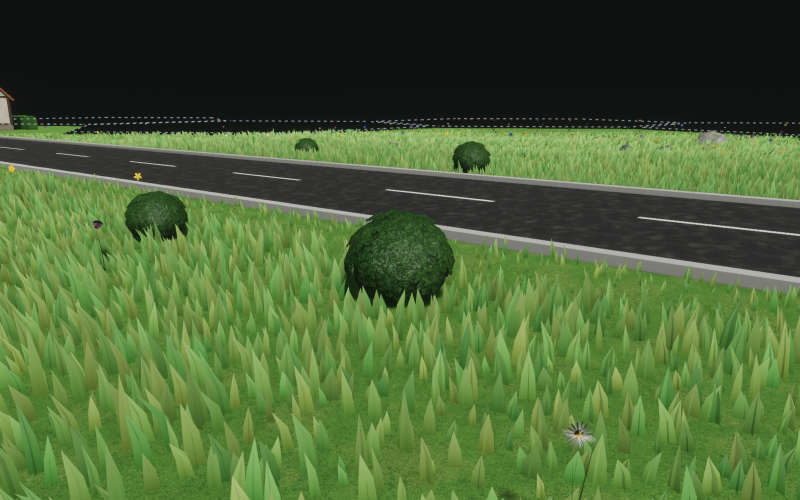
#> input picture docs/checkpoints/bush_verge/verge-sun.jpg, 1600 x 1000 px, given in place of ref-1.jpg, which was not available (shown at 1/2 size)
$ python sheet.py
#> lines starting #> are read from the running program, lines starting #| are printed output that depends on the picture; pictures that were not available may be replaced by others from this repository, and a replacement may not be noted
"""Review sheet for bush_verge (refs approved 2026-10-13, road_straight ref-1: "grass verges with tufts and
small bushes"): the approved reference, textured headless EEVEE stills (still.py) beside shrub_forest and
a 1.7 m figure, kit-scenario shots (`--tilt off`) from verge-kit.json on road tile (0, 0) (kit_scene
VERGE_BUSHES), and play-scenario shots (`--tilt off`) from verge-play.json taken with
docs/checkpoints/bush_verge/integration.patch applied (the verge scatter rule on the road tiles). Writes
docs/checkpoints/bush_verge/sheet.jpg.
Run from the repo root after run.sh: python3 docs/checkpoints/bush_verge/sheet.py"""
import pathlib

from PIL import Image, ImageDraw

ROOT = pathlib.Path(__file__).resolve().parents[3]
DOCS = ROOT / "docs/checkpoints/bush_verge"
CELLS = [
    (ROOT / "assets-source/refs/road_straight/ref-1.jpg", "ref-1 (approved): small dark round bushes on the verges"),
    (DOCS / "verge-lineup.jpg", "EEVEE: shrub_forest (2.06 m wide, 1.33 m), bush_verge (1.19 m, 0.88 m), "
                                "1.7 m figure, by a kerb"),
    (DOCS / "bush_verge-eevee-three_quarter.jpg", "bush_verge, three-quarter (EEVEE)"),
    (DOCS / "bush_verge-eevee-low_side.jpg", "bush_verge, low side: leaves to the grass, no stems (EEVEE)"),
    (DOCS / "verge-kit-scale.jpg", "KIT, tilt off: road tile (0, 0), three bush_verge, shrub_forest (centre) and a "
                                   "sedan on the lane"),
    (DOCS / "verge-kit-eye.jpg", "KIT, eye level 1.7 m: bush_verge (front) beside shrub_forest, sedan behind"),
    (DOCS / "verge-play.jpg", "PLAY, patch applied, tilt off: road_straight at play distance, 4 bushes "
                              "a tile on the verges"),
    (DOCS / "verge-car.jpg", "PLAY: straight and bend verges with a van on the road for scale"),
    (DOCS / "verge-sun.jpg", "PLAY: close up, sun side (about 6 m), beyond the kerb in the mown verge grass"),
    (DOCS / "verge-shade.jpg", "PLAY: close up, shade side, toward the sun (about 6 m)"),
    (DOCS / "verge-eye.jpg", "PLAY, walk mode, eye level 1.7 m along the south verge"),
]
W, H, PAD, LABEL = 800, 500, 12, 28
cols, rows = 2, (len(CELLS) + 1) // 2
sheet = Image.new("RGB", (cols * (W + PAD) + PAD, rows * (H + LABEL + PAD) + PAD), (30, 30, 30))
#> sheet: PIL image 1636x3252 RGB; every value is 30
draw = ImageDraw.Draw(sheet)
for i, (path, label) in enumerate(CELLS):
    img = Image.open(path).convert("RGB")
#> img is the input picture: PIL image 1600x1000 RGB; mean R, G, B 74.9, 98.6, 53.4
    img.thumbnail((W, H))
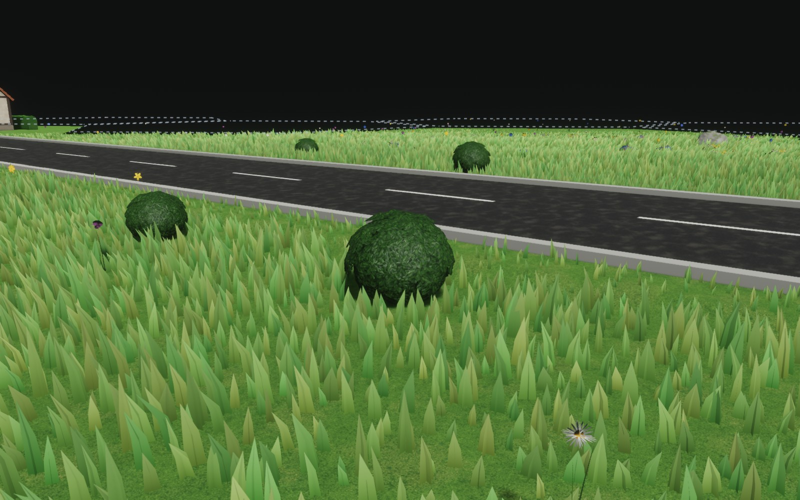
#> img: PIL image 800x500 RGB; mean R, G, B 74.9, 98.6, 53.4
    x = PAD + (i % cols) * (W + PAD)
    y = PAD + (i // cols) * (H + LABEL + PAD)
    sheet.paste(img, (x + (W - img.width) // 2, y + LABEL + (H - img.height) // 2))
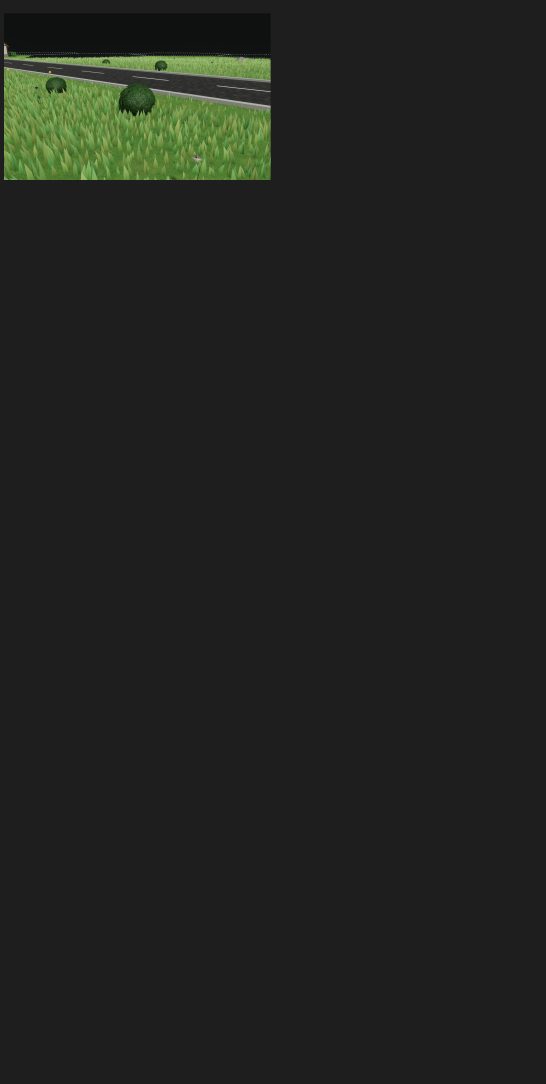
#> sheet: PIL image 1636x3252 RGB (shown at 1/3 size); mean R, G, B 33.4, 35.2, 31.8
    draw.text((x + 4, y + 6), label, fill=(230, 230, 230))
#> pass 2 of the loop `for i, (path, label) in enumerate(CELLS):`:
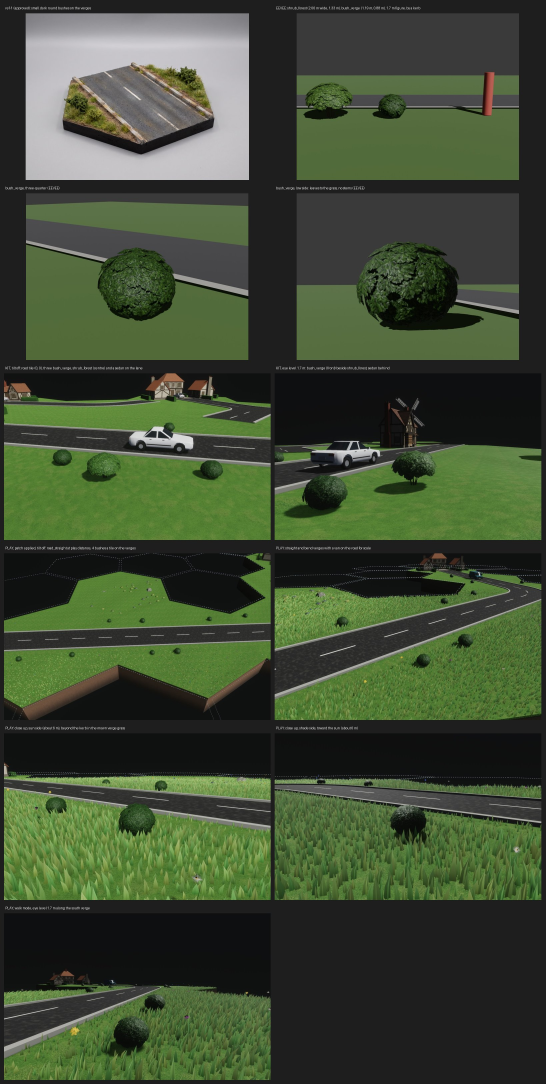
#> input picture docs/checkpoints/bush_verge/sheet.jpg, 1636 x 3252 px, given in place of verge-lineup.jpg, which was not available (shown at 1/3 size)
#> img is the input picture: PIL image 1636x3252 RGB; mean R, G, B 62.9, 75.5, 51.6
#> `img.thumbnail((W, H))`:
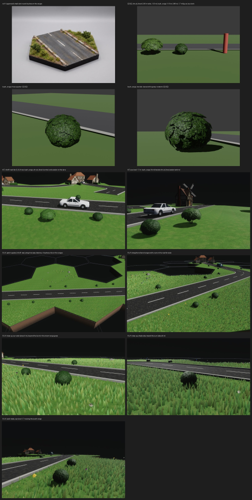
#> img: PIL image 252x500 RGB; mean R, G, B 62.9, 75.5, 51.6
#> `sheet.paste(img, (x + (W - img.width) // 2, y + LABEL + (H - img.heigh..`:
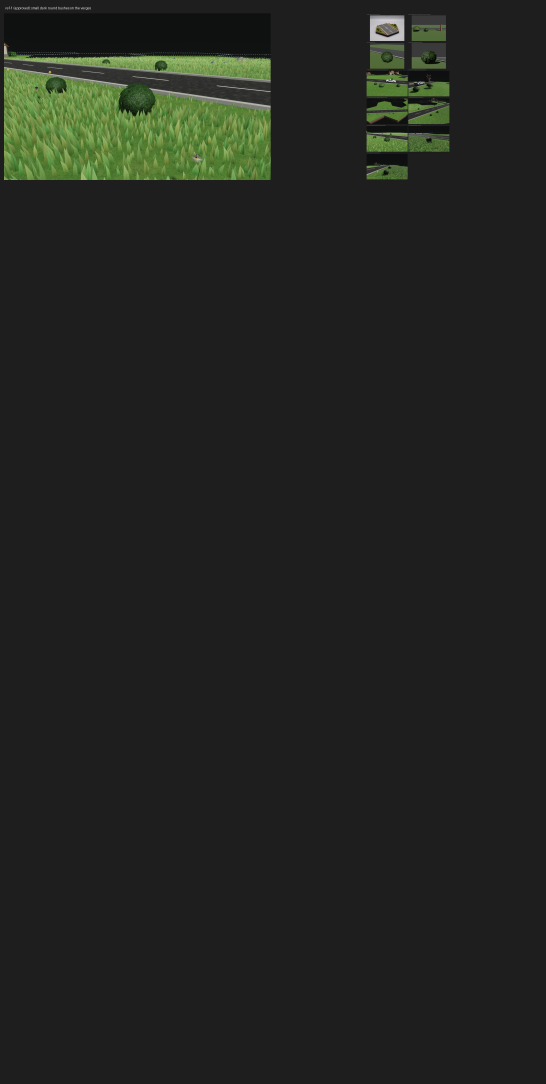
#> sheet: PIL image 1636x3252 RGB (shown at 1/3 size); mean R, G, B 34.2, 36.3, 32.3
#> (the run stopped early here; a loop or call above may not have finished)
